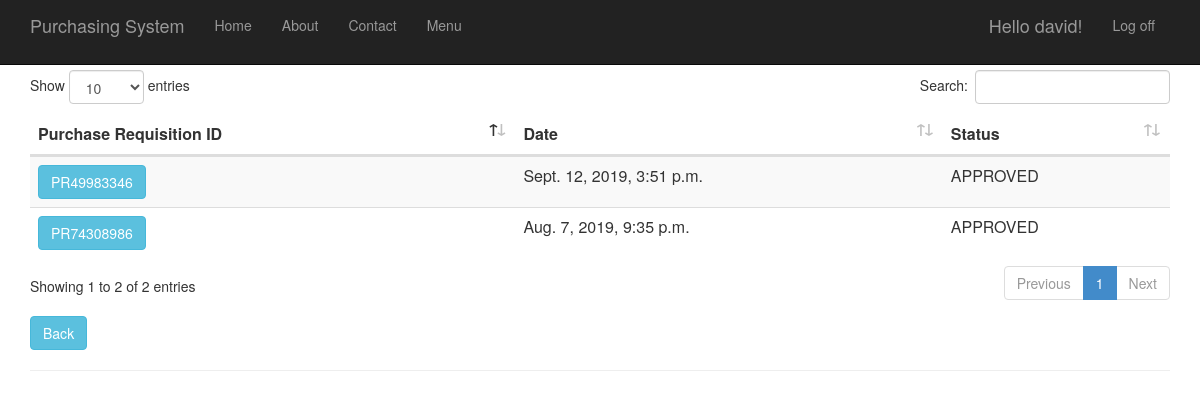
The app's page /purchaserequisitionhistory (signed in) with its own data.
### PurchaseRequisition/models.py (models this page shows)
class PurchaseRequisition(models.Model):
    pr_id= models.CharField(max_length=10, primary_key=True) #takes character
    description= models.TextField(null=True,default=None, blank=True)
    time_created= models.DateTimeField()
    total_price= models.DecimalField(max_digits=10, decimal_places=2, default=Decimal('0.00'))
    status= models.TextField(max_length=10, default="Pending")
    person_id = models.ForeignKey(Person)
    def __str__(self):
        return str(self.pr_id)

### PurchaseRequisition/views.py (the view)
# urls.py: url(r'^purchaserequisitionhistory', PurchaseRequisition.views.purchaserequisitionhistory, name="purchase_requisition_history"),
def purchaserequisitionhistory(request):
    purchase_requisitions = PurchaseRequisition.objects.all()
    print(purchase_requisitions)
    context = {
            'title':'Purchase Requisition History',
            'rows':purchase_requisitions
        }
    return render(request,'PurchaseRequisition/purchaserequisitionhistory.html',context)

### PurchaseRequisition/templates/PurchaseRequisition/purchaserequisitionhistory.html
﻿{% extends "app/layout.html" %}
{% block content %}
<div class="purchaseorderhistory margintop" action="menu" >
    <form action="purchaserequisitionhistorydetails" method="GET">
        <table id="datatable" class="table table-striped margintop">
          <thead>
            <tr>
              <th scope="col">Purchase Requisition ID</th>
              <th scope="col">Date</th>
              <th scope="col">Status</th>
            </tr>
          </thead>
          <tbody>
              {% for r in rows %}
            <tr>
                 <td><button type="submit" name="pr_id" value="{{r.pr_id}}" class="btn btn-info" >{{r.pr_id}}</button></td>
                 <td>{{r.time_created}}</td>
                 <td>{{r.status}}</td>
            </tr>
              {% endfor %}
          </tbody>
        </table>
    </form>
       <form action="menu">
        <div class="margintop">
            <button type="submit" class="btn btn-info" >Back</button>
        </div>
    </form>
</div>
{% endblock %}

### app/templates/app/loginpartial.html (shortened to what this page needs)
{% if user.is_authenticated %}
<form id="logoutForm" action="/logout" method="post" class="navbar-right">
    <ul class="nav navbar-nav navbar-right">
        <li><span class="navbar-brand">Hello {{ user.username }}!</span></li>
        <li><a href="javascript:document.getElementById('logoutForm').submit()">Log off</a></li>
    </ul>
</form>
{% else %}
<ul class="nav navbar-nav navbar-right">
    <li><a href="{% url 'login' %}">Log in</a></li>
</ul>
{% endif %}

### app/static/app/content/site.css (style rules this page uses)
body { padding-top: 50px; padding-bottom: 20px; }

### records on screen
PurchaseRequisition: pr_id "PR74308986", time_created "Aug. 7, 2019, 9:35 p.m.", status "APPROVED"
PurchaseRequisition: pr_id "PR49983346", time_created "Sept. 12, 2019, 3:51 p.m.", status "APPROVED"

### other values on screen
{{ user.username }} "david"
